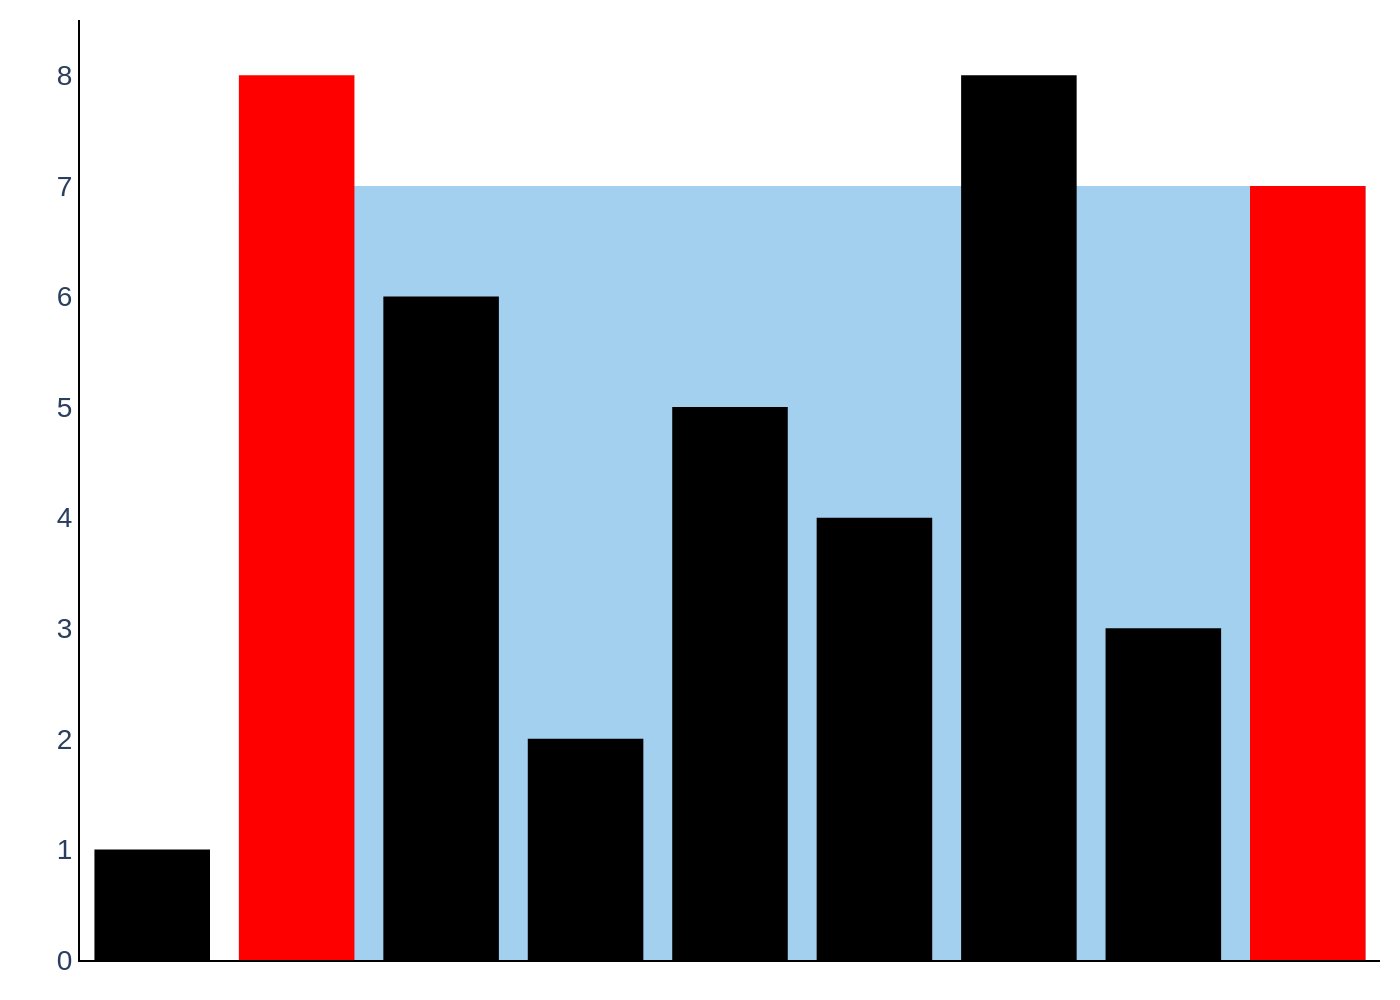

Write Python code to recreate this figure.
import sys
import json
import pathlib
import plotly.graph_objects as go

# Ensure a JSON file path is provided as a command-line argument
if len(sys.argv) != 2:
    print(f"Usage: python {sys.argv[0]} <json_file_path>")
    sys.exit(1)

json_path = pathlib.Path(sys.argv[1])

# Check if the provided path is a valid file
if not json_path.is_file():
    print(f"Error: File not found at {json_path}")
    sys.exit(1)

# Read and load the JSON data from the file
with open(json_path, 'r', encoding='utf-8') as f:
    data = json.load(f)

# Determine the output image path from the input JSON path
output_path = json_path.with_suffix('.png')

# Initialize a Figure object
fig = go.Figure()

# Define a consistent bar width for calculations
bar_width = 0.8

# Add the bar chart trace
fig.add_trace(go.Bar(
    x=data['chart_data']['x'],
    y=data['chart_data']['y'],
    marker_color=data['colors']['bars'],
    marker_line_width=0,
    width=bar_width,
    showlegend=False
))

# Calculate the x-coordinates for the water area rectangle based on bar indices
start_bar_x = data['chart_data']['x'][data['water_area']['start_bar_index']]
end_bar_x = data['chart_data']['x'][data['water_area']['end_bar_index']]
rect_x0 = start_bar_x - (bar_width / 2)
rect_x1 = end_bar_x + (bar_width / 2)

# Add the water area as a rectangle shape, layered below the bars
fig.add_shape(
    type="rect",
    x0=rect_x0,
    y0=0,
    x1=rect_x1,
    y1=data['water_area']['y_level'],
    fillcolor=data['water_area']['color'],
    line_width=0,
    layer='below'
)

# Configure the layout of the chart
fig.update_layout(
    font_family="Arial",
    plot_bgcolor='white',
    paper_bgcolor='white',
    showlegend=False,
    xaxis=dict(
        showticklabels=False,
        showgrid=False,
        zeroline=False,
        showline=True,
        linewidth=1,
        linecolor='black',
        range=[0.5, 9.5]
    ),
    yaxis=dict(
        title_text=None,
        tickvals=list(range(9)),
        tickfont=dict(size=14),
        showgrid=False,
        zeroline=False,
        showline=True,
        linewidth=1,
        linecolor='black',
        range=[0, 8.5]
    ),
    margin=dict(l=40, r=10, t=10, b=20)
)

# Write the generated figure to a PNG image file
fig.write_image(str(output_path), scale=2)

print(f"Chart saved to {output_path}")
